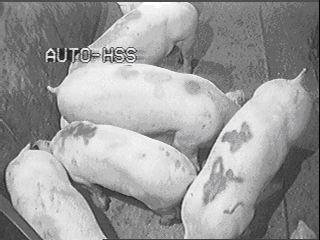
//> input picture assignment4/TestImage-even-width.bmp, 320 x 240 px
$ ./project4   (built with g++ and OpenCV 4)
//> lines starting //> are read from the running program, lines starting //| are printed output that depends on the picture; after the words box and inside, x2 and y2 are one past the last pixel; in counts of white or black regions, pixels touching at a corner belong together
#include <opencv/cv.h>
#include <opencv2/core/core.hpp>
#include <opencv2/highgui/highgui.hpp>
#include "opencv2/imgproc/imgproc.hpp"
#include <algorithm>
#include <iostream>
#include <map>
#include <math.h>
#include <stack>

using namespace cv;
using namespace std;

int mask[3][3]={{0,1,0},{1,1,1},{0,1,0}};


Mat thres(const Mat& image){

   Mat returnimage=image.clone();
   int threshold=0;


   for(int i=0; i<image.rows; i++){
  	for(int j=0; j<image.cols; j++){
	   threshold +=(int)image.at<uchar>(i,j);
	}
   }

   threshold=threshold/(image.rows*image.cols);

   for(int i=0; i<returnimage.rows; i++){
  	for(int j=0; j<returnimage.cols; j++){
	   int currentPix=(int)returnimage.at<uchar>(i,j);
	   if(currentPix<=threshold){
		returnimage.at<uchar>(i,j)=0;

	   }//bg
	   else{
		   returnimage.at<uchar>(i,j)=255;
	   }//foreg

	}
   }

   return returnimage;
}

bool HitMiss(const Mat& image, int x, int y){
	bool boolAnd=true;
	bool boolOr=false;

	if((y-1)>0){
	    boolAnd=boolAnd&&(mask[0][1]*image.at<uchar>(x,y-1));
	    boolOr=boolOr||(mask[0][1]*image.at<uchar>(x,y-1));
	}

	if((x-1)>0){
	   boolAnd=boolAnd&&(mask[1][0]*image.at<uchar>(x-1,y));
	   boolOr=boolOr||(mask[1][0]*image.at<uchar>(x-1,y));
	}

	boolAnd=boolAnd&&(mask[1][1]*image.at<uchar>(x,y));
	boolOr=boolOr||(mask[1][1]*image.at<uchar>(x,y));

	if((x+1)>image.cols){
	    boolAnd=boolAnd&&(mask[1][2]*image.at<uchar>(x+1,y));
	    boolOr=boolOr||(mask[1][2]*image.at<uchar>(x+1,y));
	}

	if((y+1)<image.rows){
	   boolAnd=boolAnd&&(mask[1][2]*image.at<uchar>(x,y+1));
	   boolOr=boolOr||(mask[1][2]*image.at<uchar>(x,y+1));
	}


	if(boolOr&&(!boolAnd)){
		return true;
	}
	return false;
/*
 1 2 3
 4 5 6
 7 8 9
*/
}

Mat erosionThres(const Mat& image){
   Mat returnVal=image.clone();
   for(int i=0;i<image.rows;++i){
	for(int j=0;j<image.cols;++j){
            bool hitbool= HitMiss(image,i,j);
	    if(hitbool){
		returnVal.at<uchar>(i,j)=0;
	    }


        }
   }
   return returnVal;

}


Mat dilationThres(const Mat& image){
   Mat returnVal=image.clone();
   for(int i=0;i<image.rows;++i){
	for(int j=0;j<image.cols;++j){
            bool hitbool= HitMiss(image,i,j);
	    if(hitbool){
		returnVal.at<uchar>(i,j)=255;
	    }
        }
   }
   return returnVal;
}


// [136 lines left out: functions closingOpT, openingOpT, erosionGray, dilationGray, closingOpG, openingOpG, not called in this run]


Mat runFunction(const Mat& image,int times, Mat (*a)(const Mat&)){
	Mat result=image.clone();
	for(int i=0;i<times;++i){
		result=a(result);
	}

	return result;
}


int main( int argc, char** argv ){

    Mat odd,even,thresEven,thresOdd;
    //char exit;
    even = imread("TestImage-even-width.bmp", IMREAD_GRAYSCALE);   // Read the file
//> even: 240 rows x 320 cols, CV_8UC1; min 4, max 255, mean 154.2
    odd = imread("TestImage-odd-width.bmp", IMREAD_GRAYSCALE);   // Read the file
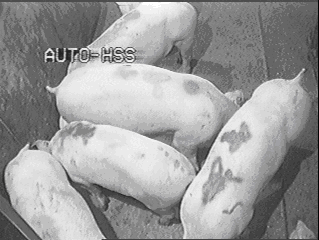
//> input picture assignment4/TestImage-odd-width.bmp, 319 x 240 px
//> odd: 240 rows x 319 cols, CV_8UC1; min 4, max 255, mean 154.4
    thresEven=thres(even);
//> the loop in thres, `for(int i=0; i<image.rows; i++)` made 240 passes
//> threshold on passes 1 to 3: 24895, 49541, 97689
//> after the loop in thres, `for(int i=0; i<image.rows; i++)`: threshold = 11845927
//> in thres, `threshold=threshold/(image.rows*image.cols);`: threshold = 154
//> after the loop in thres, `for(int i=0; i<returnimage.rows; i++)`:
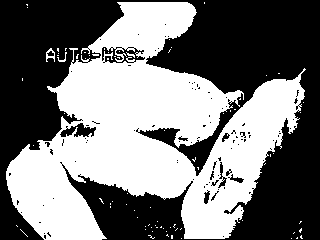
//> returnimage: 240 rows x 320 cols, CV_8UC1; 46.9% white; 79 white regions (75 under 20 px), largest, box (x1, y1, x2, y2) and area: (6, 2, 306, 240) 35725, (46, 48, 55, 62) 58, (57, 52, 67, 62) 29, (126, 52, 135, 58) 20
    thresOdd=thres(odd);
//> the loop in thres (call 2), `for(int i=0; i<image.rows; i++)` made 240 passes
//> threshold on passes 1 to 3: 24818, 49387, 97433
//> after the loop in thres (call 2), `for(int i=0; i<image.rows; i++)`: threshold = 11821595
//> in thres (call 2), `threshold=threshold/(image.rows*image.cols);`: threshold = 154
//> after the loop in thres (call 2), `for(int i=0; i<returnimage.rows; i++)`:
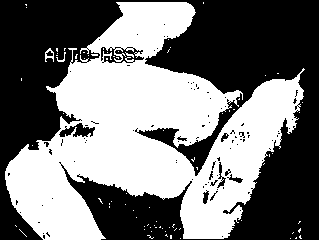
//> returnimage: 240 rows x 319 cols, CV_8UC1; 47.1% white; 79 white regions (75 under 20 px), largest, box (x1, y1, x2, y2) and area: (5, 2, 305, 240) 35725, (45, 48, 54, 62) 58, (56, 52, 66, 62) 29, (125, 52, 134, 58) 20
    Mat (*openTAdr)(const Mat&)=&openingOpT;
    Mat (*closeTAdr)(const Mat&)=&closingOpT;
    Mat (*eroTAdr)(const Mat&)=&erosionThres;
    Mat (*dilTAdr)(const Mat&)=&dilationThres;
    Mat (*eroGAdr)(const Mat&)=&erosionGray;
    Mat (*dilGAdr)(const Mat&)=&dilationGray;
    Mat (*openGAdr)(const Mat&)=&openingOpG;
    Mat (*closeGAdr)(const Mat&)=&closingOpG;


    // [19 lines of commented-out code are left out]

    imshow( "closing image even", even);               // Show enhanced image.

    imshow( "open image even", (runFunction(thresOdd,10,eroTAdr)));               // Show enhanced image.
//> after the loop in runFunction, `for(int i=0;i<times;++i)`:
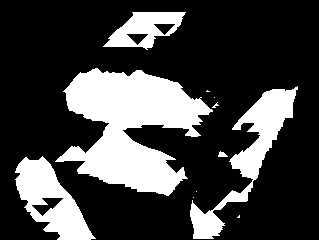
//> result: 240 rows x 319 cols, CV_8UC1; 25.8% white; 11 white regions (6 under 20 px), largest, box (x1, y1, x2, y2) and area: (55, 68, 213, 196) 10838, (190, 86, 298, 239) 3923, (15, 156, 96, 240) 3271, (103, 12, 186, 50) 1625, (218, 151, 228, 157) 38
    imshow( "close image even", (runFunction(thresOdd,10,dilTAdr)));               // Show enhanced image. //gray scale 15 times
//> call 2 of runFunction, with times = 10
//> the loop in runFunction (call 2), `for(int i=0;i<times;++i)` made 10 passes
//> pass 1, in runFunction (call 2), `result=a(result);`:
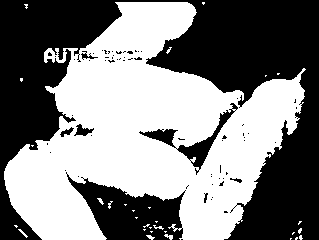
//> result: 240 rows x 319 cols, CV_8UC1; 50.7% white; 65 black regions (57 under 20 px), largest, box (x1, y1, x2, y2) and area: (0, 0, 319, 240) 32057, (66, 172, 186, 240) 4130, (139, 103, 238, 175) 1099
//> pass 3, in runFunction (call 2), `result=a(result);`:
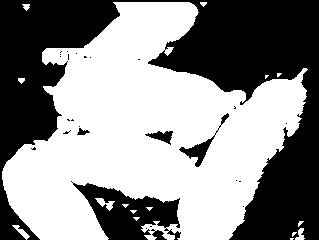
//> result: 240 rows x 319 cols, CV_8UC1; 55.2% white; 27 black regions (21 under 20 px), largest, box (x1, y1, x2, y2) and area: (0, 0, 319, 240) 30281, (71, 181, 181, 240) 3230, (179, 113, 229, 167) 421, (145, 131, 173, 145) 190, (151, 229, 167, 240) 92, (77, 128, 90, 135) 50
//> after the loop in runFunction (call 2), `for(int i=0;i<times;++i)`:
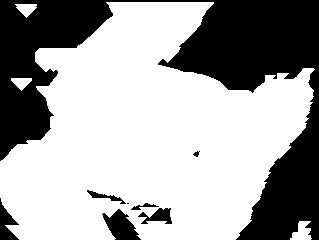
//> result: 240 rows x 319 cols, CV_8UC1; 64.8% white; 8 black regions (1 under 20 px), largest, box (x1, y1, x2, y2) and area: (0, 0, 319, 240) 25335, (102, 209, 141, 240) 670, (0, 198, 19, 240) 400


    waitKey(0);                                          // Wait for a keystroke in the window
    return 0;
}
